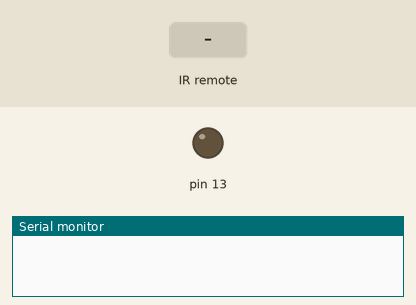
Bench run of a sketch on a simulated Arduino Uno, built with avr-gcc and run on an emulated ATmega328P. Parts: output pins drawn as LEDs (lit = HIGH), the last lines printed to the serial monitor. The test bench sets the inputs (shaded band).

Above: at 1.2 s.
1.3 s: infrared code 0xFD00FF received
At 2.5 s:
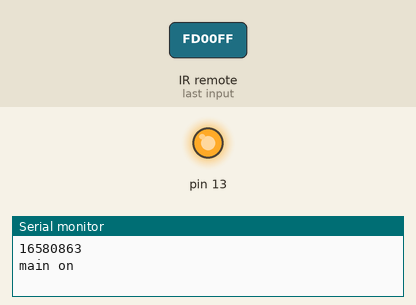
2.8 s: infrared code 0xFD08F7 received
Timing chart, 0 to 5.8 s (numbered marks = the images above; inputs shaded):
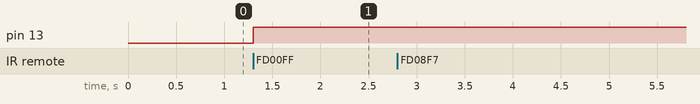

The sketch:

ir_tsop.ino
```cpp
#include<IRremote.h>
int recvPin = 12 ;
IRrecv irrecv(recvPin);
decode_results results ;
int flag=-1,flag1 = -1,flag2=-1,flag3=-1;
int check ;
void setup()
{
	Serial.begin(9600);
	irrecv.enableIRIn();
  	pinMode(13,OUTPUT);
}

void loop()
{
if(irrecv.decode(&results))
{
  	Serial.println(results.value);
	if(results.value == 16580863)
	{
		flag = flag*(-1);
      	digitalWrite(13,HIGH);
	}
  	if(flag==1)
    {
    	Serial.println("main on");
      	check1();
      	check2();
      	check3();
    }
  	else if(flag == -1)
    {
    Serial.println("Main off");
    }
irrecv.resume();
}
}
void check1()
{
if(results.value==16582903)
        {
        	if(flag1 == -1)
            {
              Serial.println("led1 High");
            }
          	else if(flag1 == 1)
            {
				Serial.println("led1 low");

            }
          flag1 = flag1*(-1);
        }
}
void check2()
{
if(results.value==16615543)
        {
        	if(flag2 == -1)
            {
              Serial.println("led2 High");
            }
          	else if(flag2 == 1)
            {
				Serial.println("led2 low");

            }
          flag2 = flag2*(-1);
        }
}
void check3()
{
if(results.value==16599223)
        {
        	if(flag3 == -1)
            {
              Serial.println("led3 High");
            }
          	else if(flag3 == 1)
            {
				Serial.println("led3 low");

            }
          flag3 = flag3*(-1);
        }
}


  
```

Measured:
- after the input at 1.3 s, pin 13: LOW → HIGH at once
